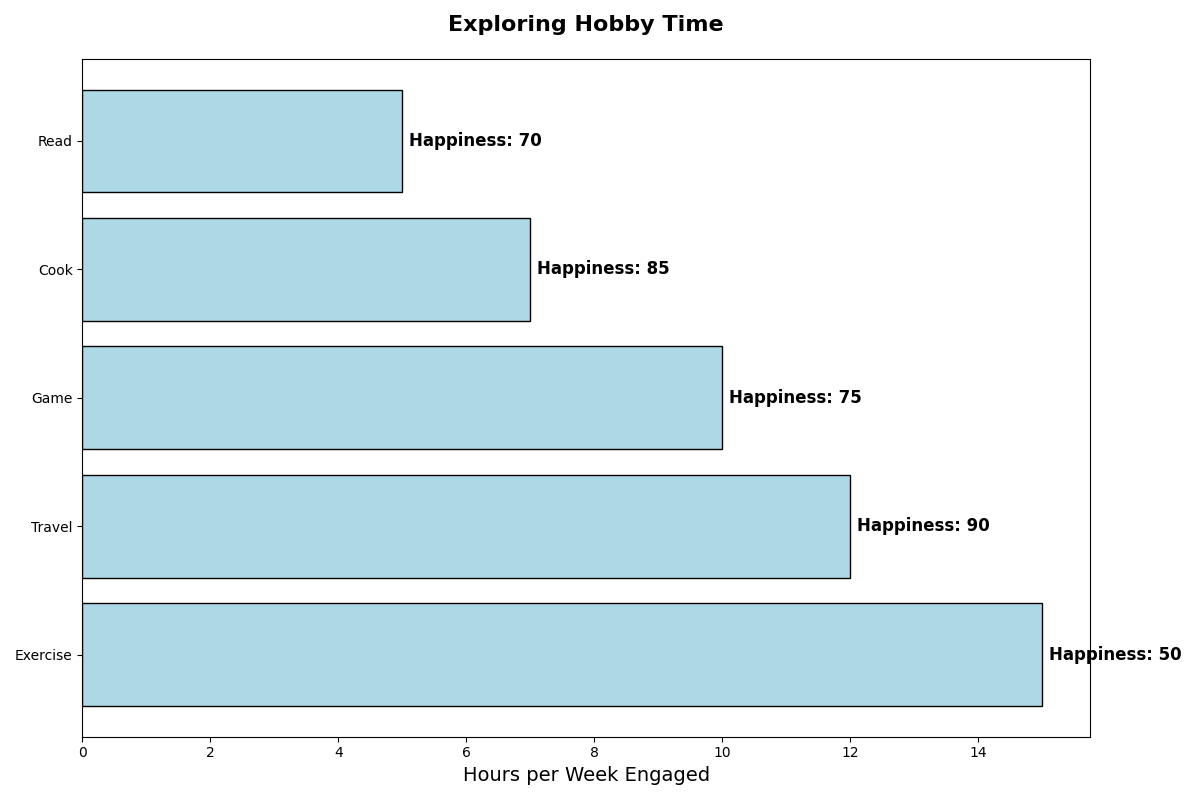

This figure's Python source:
import matplotlib.pyplot as plt
import numpy as np

hobbies = ['Cook', 'Game', 'Travel', 'Read', 'Exercise']
hours_spent = np.array([7, 10, 12, 5, 15])
happiness_levels = np.array([85, 75, 90, 70, 50])

sorted_indices = np.argsort(hours_spent)[::-1]
hobbies = [hobbies[i] for i in sorted_indices]
hours_spent = hours_spent[sorted_indices]
happiness_levels = happiness_levels[sorted_indices]

fig, ax = plt.subplots(figsize=(12, 8))

bars = ax.barh(hobbies, hours_spent, color='lightblue', edgecolor='k')

for bar, happiness in zip(bars, happiness_levels):
    ax.annotate(f'Happiness: {happiness}', 
                (bar.get_width(), bar.get_y() + bar.get_height() / 2), 
                xytext=(5, 0), textcoords='offset points', 
                ha='left', va='center', fontsize=12, fontweight='bold')

ax.set_title('Exploring Hobby Time', fontsize=16, fontweight='bold', pad=20)
ax.set_xlabel('Hours per Week Engaged', fontsize=14)

plt.tight_layout()
plt.show()
